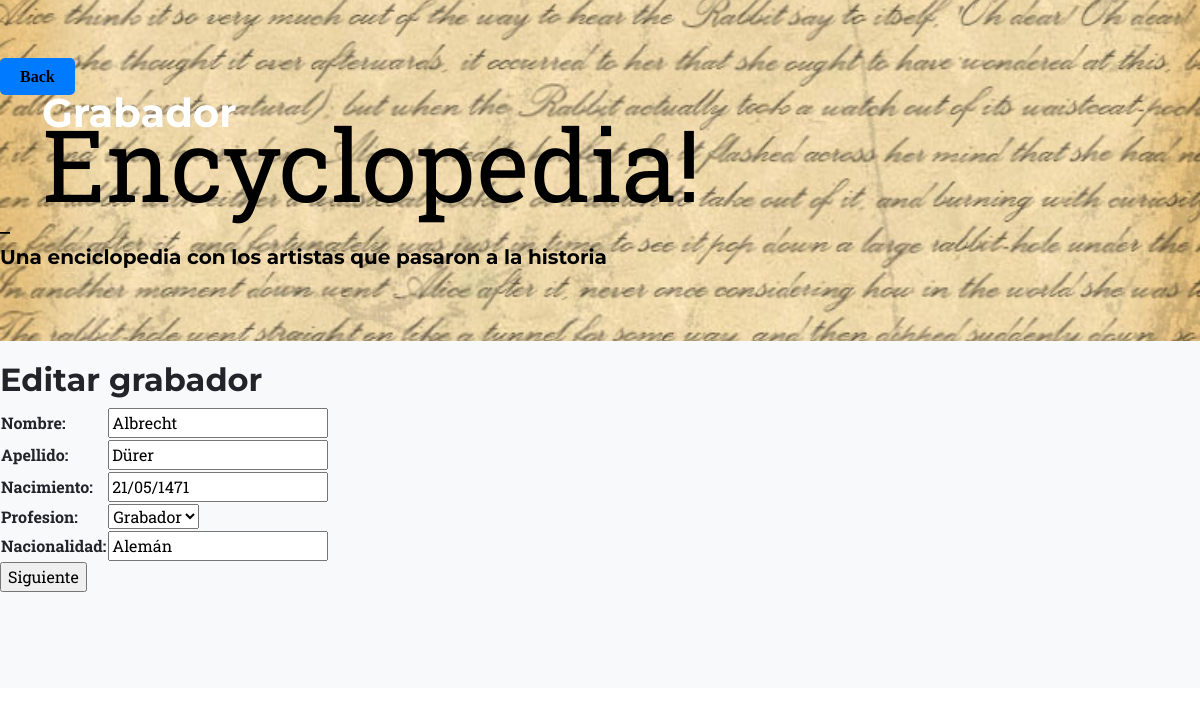
/encyclopedia/update_grabador/1/ (signed in), run on the app's committed database.
### Salute_dEncyclopedia/models.py (models this page shows, shortened)
class Grabador(models.Model):
    nombre = models.CharField(max_length=50)
    apellido = models.CharField(max_length=50)
    nacimiento = models.DateField(default="Desconocido")
    profesion = models.CharField(max_length=50, default='Sin profesión especificada')
    nacionalidad = models.CharField(max_length=50, default='Sin nacionalidad especificada')
    class Meta:
        verbose_name = "Grabador"
        verbose_name_plural = "Grabadores"

### Salute_dEncyclopedia/views.py (the view)
# urls.py: path('update_grabador/<id_grabador>/', updateGrabador, name='update_grabador' ),
@login_required
def updateGrabador(request, id_grabador):
    grabador = Grabador.objects.get(id=id_grabador)
    if request.method == "POST":
        miForm = GrabadorForm(request.POST)
        if miForm.is_valid():
            grabador.nombre = miForm.cleaned_data.get("nombre")
            grabador.apellido = miForm.cleaned_data.get("apellido")
            grabador.nacimiento = miForm.cleaned_data.get("nacimiento")
            grabador.profesion = miForm.cleaned_data.get("profesion")
            grabador.nacionalidad = miForm.cleaned_data.get("nacionalidad")
            grabador.save()
            return redirect(reverse_lazy("Salute_dEncyclopedia:Grabador"))
    else:
        miForm = GrabadorForm(initial={
            "nombre": grabador.nombre,
            "apellido": grabador.apellido,
            "nacimiento": grabador.nacimiento,
            "profesion": grabador.profesion,
            "nacionalidad": grabador.nacionalidad,
        })
    return render(request, "Salute_dEncyclopedia/agrabadorUpdate.html", {"form": miForm})

### Salute_dEncyclopedia/forms.py
class GrabadorForm(forms.Form):
    nombre = forms.CharField(label = "Nombre", max_length=50, required=True)
    apellido = forms.CharField(label = "Apellido",max_length=50, required=True)
    nacimiento = forms.DateField(label = "Nacimiento")
    PROFESIONES = (
        ("Grabador", "Grabador"),)
    profesion = forms.ChoiceField(label="Profesion", choices=PROFESIONES, required=True)
    nacionalidad = forms.CharField(label = "Nacionalidad",max_length=50, required=True)

### Salute_dEncyclopedia/templates/Salute_dEncyclopedia/agrabadorUpdate.html (shortened to what this page needs)
{% extends "Salute_dEncyclopedia/base.html" %}
{% load static %}
{% block titulo %} <h1>Grabador</h1> {% endblock titulo %}
{% block contenido2 %}
    <h2>Editar grabador</h2>
        <form action="" method="POST">
            <table>
                {{ form.as_table }}
            </table>
            <input type="submit" value="Siguiente">
        </form>
{% endblock contenido2 %}

### data on the page
Grabador: nombre "Albrecht", apellido "Dürer", nacimiento "21/05/1471", profesion "Grabador", nacionalidad "Alemán"
